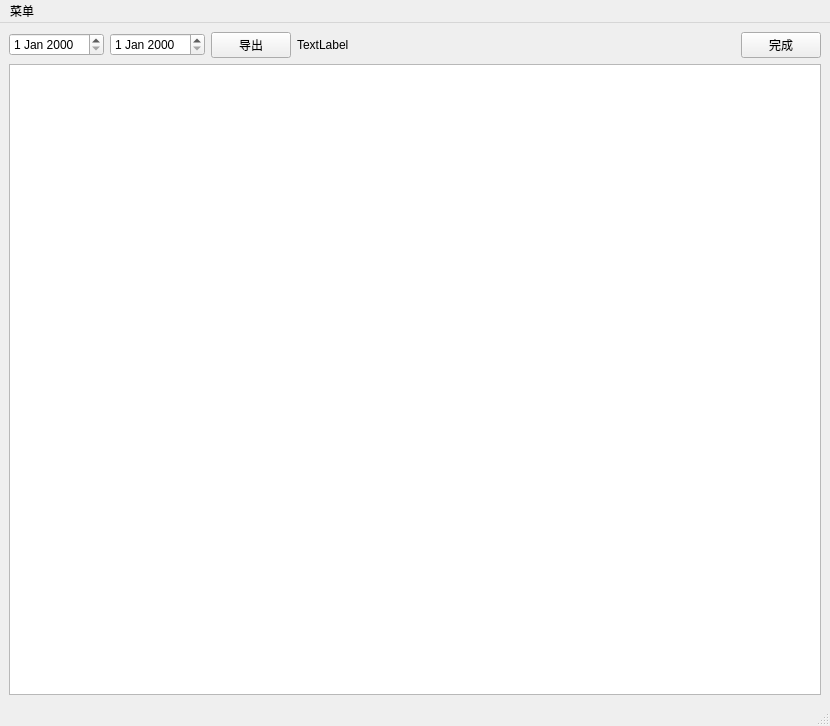
<?xml version="1.0" encoding="UTF-8"?>
<ui version="4.0">
 <class>MainWindow</class>
 <widget class="QMainWindow" name="MainWindow">
  <property name="geometry">
   <rect>
    <x>0</x>
    <y>0</y>
    <width>830</width>
    <height>726</height>
   </rect>
  </property>
  <property name="windowTitle">
   <string>MainWindow</string>
  </property>
  <widget class="QWidget" name="centralwidget">
   <layout class="QGridLayout" name="gridLayout">
    <item row="0" column="0">
     <widget class="QDateEdit" name="date_start"/>
    </item>
    <item row="1" column="0" colspan="6">
     <widget class="QTableWidget" name="table_insurances">
      <property name="editTriggers">
       <set>QAbstractItemView::NoEditTriggers</set>
      </property>
     </widget>
    </item>
    <item row="0" column="1">
     <widget class="QDateEdit" name="date_end"/>
    </item>
    <item row="0" column="5">
     <widget class="QPushButton" name="btn_finish">
      <property name="text">
       <string>完成</string>
      </property>
     </widget>
    </item>
    <item row="0" column="2">
     <widget class="QPushButton" name="btn_export">
      <property name="text">
       <string>导出</string>
      </property>
     </widget>
    </item>
    <item row="0" column="3" alignment="Qt::AlignRight">
     <widget class="QLabel" name="label_status">
      <property name="sizePolicy">
       <sizepolicy hsizetype="Preferred" vsizetype="Preferred">
        <horstretch>0</horstretch>
        <verstretch>0</verstretch>
       </sizepolicy>
      </property>
      <property name="text">
       <string>TextLabel</string>
      </property>
     </widget>
    </item>
    <item row="0" column="4">
     <spacer name="horizontalSpacer">
      <property name="orientation">
       <enum>Qt::Horizontal</enum>
      </property>
      <property name="sizeHint" stdset="0">
       <size>
        <width>40</width>
        <height>20</height>
       </size>
      </property>
     </spacer>
    </item>
   </layout>
  </widget>
  <widget class="QMenuBar" name="menubar">
   <property name="geometry">
    <rect>
     <x>0</x>
     <y>0</y>
     <width>830</width>
     <height>23</height>
    </rect>
   </property>
   <widget class="QMenu" name="menu">
    <property name="title">
     <string>菜单</string>
    </property>
    <addaction name="act_cleardb"/>
    <addaction name="act_clearlog"/>
   </widget>
   <addaction name="menu"/>
  </widget>
  <widget class="QStatusBar" name="statusbar"/>
  <action name="act_cleardb">
   <property name="text">
    <string>清空分配记录</string>
   </property>
  </action>
  <action name="act_clearlog">
   <property name="text">
    <string>清空我的操作记录</string>
   </property>
  </action>
 </widget>
 <resources/>
 <connections/>
</ui>
